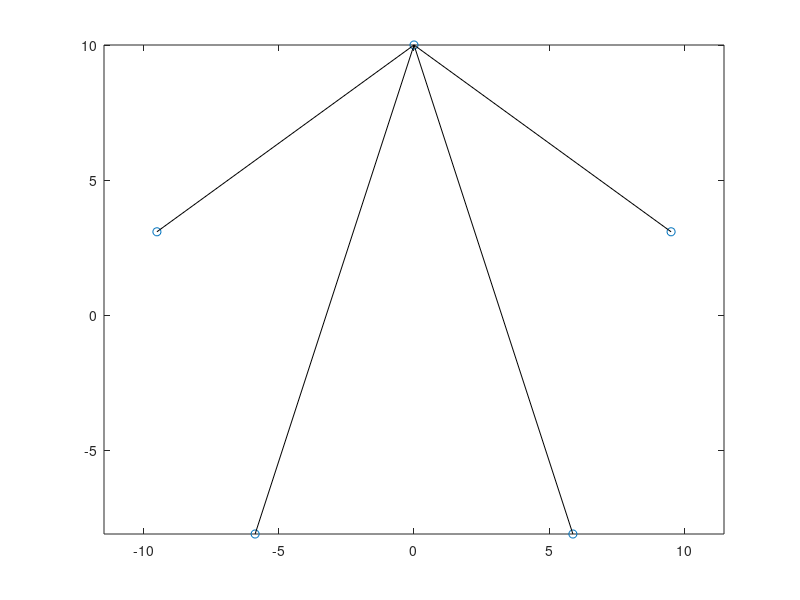

Recreate this plot in MATLAB.
clear
clc
N=input('Number of integer for which to generate the times table:');
mult=input('Which number should we generate the tiems table off:');
 r=10;
 for i = 0:N-1
     x(i+1)=r*sin(2*pi*i/N);
     y(i+1)=r*cos(2*pi*i/N);
 end
 hold off
 plot(x,y,'o')
 axis equal
 hold on
 
 for i=1:N
     if(i*mult==round(i*mult))
         i1=mod(i,N);
         i2=mod(i*mult,N);
         plot([x(i1+1),x(i2+1)],[y(i1+1),y(i2+1)],'k')
     end
 end
 
         
 